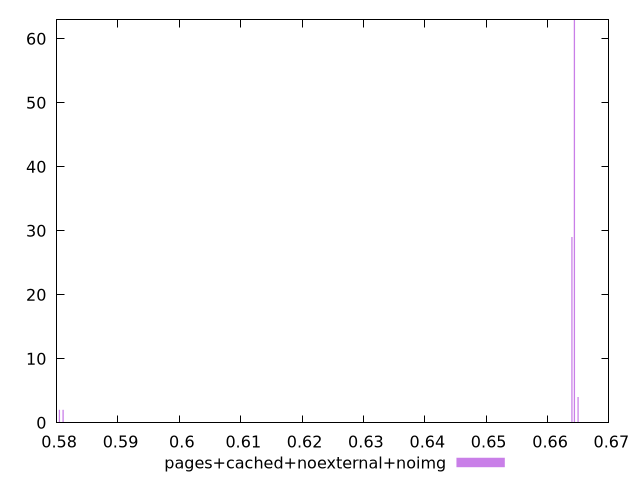

Generate this figure with gnuplot:
$_pagesCachedNoexternalNoimg <<EOF
0.6639794461707871 29
0.6643800370885372 63
0.6649809234651624 4
0.5804562398198917 2
0.5810571261965168 2
EOF
set key outside below
set terminal pngcairo
set output "report_00004_2020-11-02T20-21-41.718Z/uses-rel-preload/pages+cached+noexternal+noimg//hist.png"
set yrange [0:63]
set boxwidth 0.0002002954588750489
set style fill transparent solid 0.5 noborder
plot $_pagesCachedNoexternalNoimg title "pages+cached+noexternal+noimg" with boxes ,
